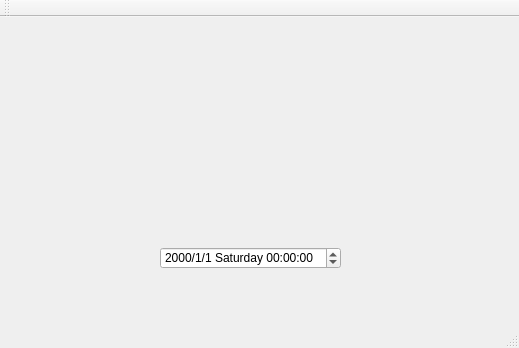
<?xml version="1.0" encoding="UTF-8"?>
<ui version="4.0">
 <class>MainWindow</class>
 <widget class="QMainWindow" name="MainWindow">
  <property name="geometry">
   <rect>
    <x>0</x>
    <y>0</y>
    <width>519</width>
    <height>348</height>
   </rect>
  </property>
  <property name="windowTitle">
   <string>MainWindow</string>
  </property>
  <widget class="QWidget" name="centralWidget">
   <widget class="ScrollLabel" name="label">
    <property name="geometry">
     <rect>
      <x>90</x>
      <y>90</y>
      <width>301</width>
      <height>61</height>
     </rect>
    </property>
    <property name="font">
     <font>
      <pointsize>19</pointsize>
     </font>
    </property>
    <property name="text">
     <string/>
    </property>
    <property name="alignment">
     <set>Qt::AlignCenter</set>
    </property>
   </widget>
   <widget class="QDateEdit" name="dateEdit">
    <property name="geometry">
     <rect>
      <x>160</x>
      <y>230</y>
      <width>181</width>
      <height>22</height>
     </rect>
    </property>
    <property name="displayFormat">
     <string>yyyy/M/d dddd hh:mm:ss</string>
    </property>
   </widget>
  </widget>
  <widget class="QMenuBar" name="menuBar">
   <property name="geometry">
    <rect>
     <x>0</x>
     <y>0</y>
     <width>519</width>
     <height>23</height>
    </rect>
   </property>
  </widget>
  <widget class="QToolBar" name="mainToolBar">
   <attribute name="toolBarArea">
    <enum>TopToolBarArea</enum>
   </attribute>
   <attribute name="toolBarBreak">
    <bool>false</bool>
   </attribute>
  </widget>
  <widget class="QStatusBar" name="statusBar"/>
 </widget>
 <layoutdefault spacing="6" margin="11"/>
 <customwidgets>
  <customwidget>
   <class>ScrollLabel</class>
   <extends>QLabel</extends>
   <header location="global">scrolllabel.h</header>
  </customwidget>
 </customwidgets>
 <resources/>
 <connections/>
</ui>
